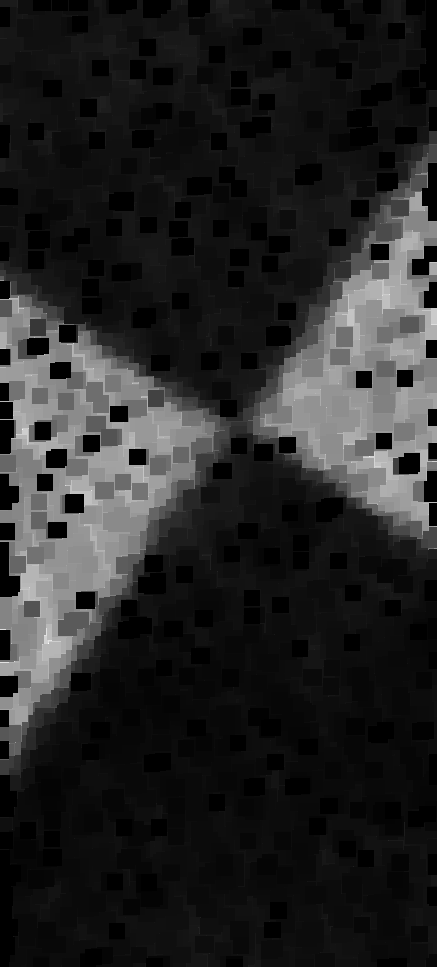
#> input picture B_ML.png, 437 x 967 px
$ python use_reshape.py
#> lines starting #> are read from the running program, lines starting #| are printed output that depends on the picture; after the words box and inside, x2 and y2 are one past the last pixel; in counts of white or black regions, pixels touching at a corner belong together
import numpy as np

a = np.array([[1, 2, 3],
              [4, 5, 6],
              [7, 8, 9],
              [-1, -2, -3],
              [-4, -5, -6],
              [-7, -8, -9]])

print(a)
b = a.reshape((-1, 1))
print(b)

x = np.arange(a.shape[0])
y = np.arange(a.shape[1])
X, Y = np.meshgrid(x, y)
print(X)
print(Y)

index_x = X.T.reshape((-1, 1))
index_y = Y.T.reshape((-1, 1))
print(index_x)
print(index_y)

new = np.hstack((index_x, index_y, b))
print(new)

import matplotlib.pyplot as plt
import cv2
target = cv2.imread("B_ML.png")
#> target is the input picture: shape (967, 437, 3); min 0, max 255, mean 37.3

target_gray = cv2.cvtColor(target, cv2.COLOR_BGR2GRAY)

kernel_noise = np.ones((16, 16), dtype='uint8')
base_img_de_noise = cv2.morphologyEx(target_gray, cv2.MORPH_CLOSE, kernel_noise)
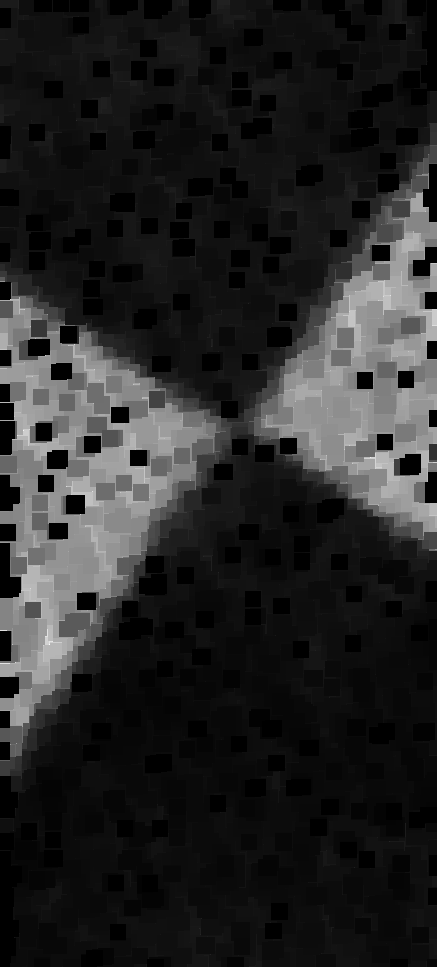
#> base_img_de_noise: shape (967, 437); min 0, max 255, mean 37.4
base_img_de_noise = cv2.morphologyEx(base_img_de_noise, cv2.MORPH_CLOSE, kernel_noise)
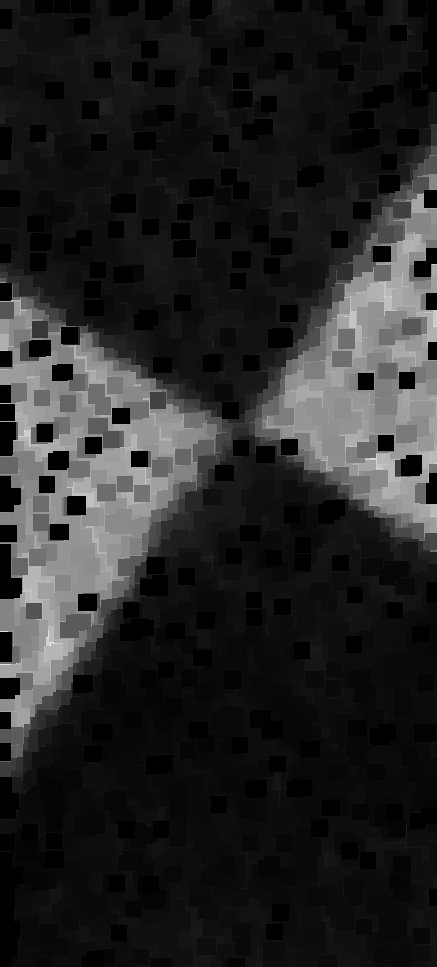
#> base_img_de_noise: shape (967, 437); min 0, max 255, mean 37.6
ret2, th2 = cv2.threshold(base_img_de_noise, 0, 255, cv2.THRESH_BINARY+cv2.THRESH_OTSU)
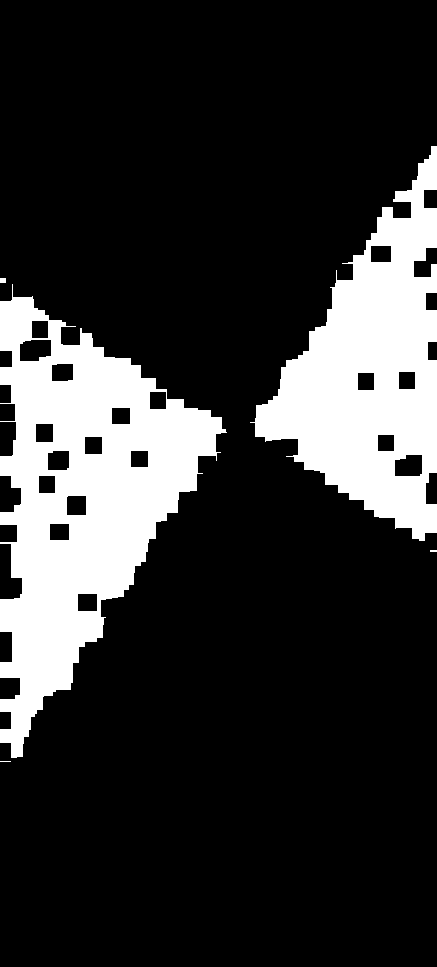
#> th2: shape (967, 437); 19.6% white; 5 white regions (2 under 20 px), largest, box (x1, y1, x2, y2) and area: (0, 284, 227, 758) 47509, (250, 146, 437, 541) 35230, (0, 278, 6, 283) 30
#> ret2 = 74

plt.imshow(th2, cmap='gray')
plt.show()
